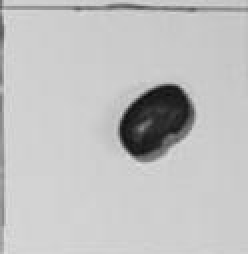
%> input picture Crops/imagem1,L2,C2.jpg, 124 x 127 px (shown 2 times larger)
$ octave erosao_e_dilatacao.m   (GNU Octave 9; MATLAB toolbox functions it lacks are replaced by stand-ins)
%> lines starting %> are read from the running program, lines starting %| are printed output that depends on the picture; in (x1, y1, x2, y2) boxes, pixels count from 0 and x2, y2 are one past the last pixel; in counts of white or black regions, pixels touching at a corner belong together; the program's own positions count from 1
pkg load image;
close all
clear all

imCinza = imread('C:\Users\Erick\Documents\PDI\black-bean-profitability\Crops\imagem1,L2,C2.jpg');
%> imCinza is the input picture: size 127x124 uint8; min 11, max 224, mean 192.7

% Guardando em um vetor o histograma da imagem
v = imhist(imCinza);
%> v = 256 values, max 1840 at index 208, min 0 at index 1, mean 61.52
vHist(1,:) = v(:,1);

% Criando vetores para guardar os picos
vHist1 = vHist;
%> vHist1 has the same summary as v
vHist2 = vHist;
%> vHist2 has the same summary as v

% laço para achar o valor do pico1
for(i=2:size(vHist,2))
    if(vHist1(i) < vHist1(i-1))
        vHist1(i) = vHist1(i-1);
    end
end
%> after the loop, vHist1 = 256 values from 0 to 1840

##figure(1)
##plot(vHist1)

% atribuindo valor do pico1
pico1 = mode(vHist1);
%> pico1 = 44

% laço para achar o valor do pico2
for(i=size(vHist,2)-1:-1:1)
    if(vHist2(i) < vHist2(i+1))
        vHist2(i) = vHist2(i+1);
    end
end
%> after the loop, vHist2 = 256 values, max 1840 at index 1, min 0 at index 226, mean 1512.7

##figure(2)
##plot(vHist2)

% atribuindo valor do pico2
pico2 = mode(vHist2);
%> pico2 = 1840

iPico1 = 0;
iPico2 = 0;

% atribuindo o indice do iPico1
for(i=1:size(vHist,2))
    if(vHist1(i) == pico1)
        iPico1 = i;
        break;
    end
end

% atribuindo o indice do iPico2
for(i = size(vHist,2):-1:1)
    if(vHist1(i) == pico2)
        iPico2 = i;
        break;
    end
end

depre = pico1;
%> depre = 44
iDepre = 0;

% pegando o indice da depressao
for(i=iPico1:iPico2)
    if(vHist(i) < depre)
        iDepre = i;
        depre = vHist(i);
    end
end
%> this loop made 222 passes
%> depre on passes 2, 4, 5, 6, 7, 13, 14, 17, 18, 19, 26, 27: 31, 26, 19, 18, 17, 16, 14, 12, 11, 5, 4, 3
%> after the loop, depre = 0; iDepre = 222

imTeste = imCinza;
imTeste(imCinza(:,:) > iDepre) = 255;
%> imTeste: size 127x124 uint8; 0.01% of pixels changed, all inside (x1, y1, x2, y2) = (69, 82, 70, 83)

##figure(3)
##imshow(imTeste)


#EE(IA) para dilatar
IA = [0 0 0 0 0 0 0;
      0 0 0 0 0 0 0;
      0 0 0 0 0 0 0;
      0 0 0 0 0 0 0;
      0 0 0 0 0 0 0;
      0 0 0 0 0 0 0;
      0 0 0 0 0 0 0];


#EE(ID) para erodir
ID = [1 1 1;
      1 1 1;
      1 1 1];

EE = [1 1 1 1 1;1 1 1 1 1;1 1 1 1 1;1 1 1 1 1;1 1 1 1 1];
EA = [0 0 0 0 0;0 0 0 0 0;0 0 0 0 0;0 0 0 0 0;0 0 0 0 0];

imDecremento = imTeste;
imDecremento(imTeste>126) = 0;
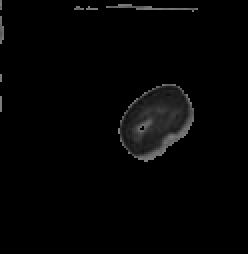
%> imDecremento: size 127x124 uint8 (shown 2 times larger); min 0, max 126, mean 4.2
imDecremento(imTeste<126) = 255;
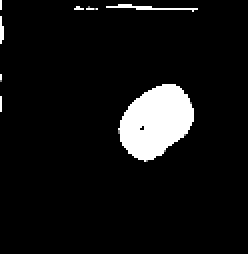
%> imDecremento: size 127x124 uint8 (shown 2 times larger); 7.1% of pixels changed, all inside (x1, y1, x2, y2) = (0, 0, 99, 81)
imDecremento = logical(imDecremento);
%> imDecremento: size 127x124 logical; 7.2% white; 8 white regions (5 under 20 px), largest, box (x1, y1, x2, y2) and area: (59, 42, 97, 81) 1013, (53, 2, 99, 6) 62, (0, 8, 2, 22) 21

imteste = zeros(size(imDecremento, 1)+2, size(imDecremento, 2)+2);

for(i=2:size(imteste,1)-1)
    for(j=2:size(imteste,2)-1)
        imteste(i,j) = imDecremento(i-1,j-1);
    end
end
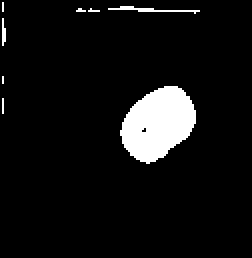
%> imteste: size 129x126 double (shown 2 times larger); values 0 (black) and 1 (white), 6.9% white; 8 white regions (5 under 20 px), largest, box (x1, y1, x2, y2) and area: (60, 43, 98, 82) 1013, (54, 3, 100, 7) 62, (1, 9, 3, 23) 21

final = imteste;

% Erosão para remover ruídos

for (i=2:size(imteste,1)-1)
    for (j=2:size(imteste,2)-1)
        if(imteste(i, j) == 1)
            SomV = [imteste(i-1,j- 1) imteste(i-1,j) imteste(i-1,j+1);...
                    imteste(i , j- 1) imteste(i , j) imteste(i , j+1);...
                    imteste(i+1,j-1) imteste(i+1,j) imteste(i+1,j+1)];
            if(sum(sum(SomV == ID))!= 9)
                final(i, j) = 0;
            end
        end
    end
end
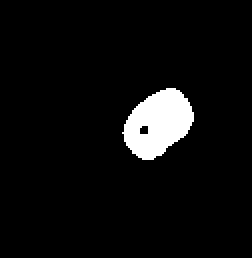
%> final: size 129x126 double (shown 2 times larger); values 0 (black) and 1 (white), 5.2% white; 1 white region, box (x1, y1, x2, y2) and area: (61, 44, 97, 80) 851
%> after the loop, SomV = [1 1 1; 1 1 0; 0 0 0]

figure('name','erodida pela primeira vez')
imshow(final)

# Dilatação para remover buraco do brilho no feijão

final2 = final;

for (i=3:size(final,1)-3)
    for (j=3:size(final,2)-3)
        if(final(i,j)==0)
            if (!( final(i-2,j-2)==EA(1,1) && final(i-2,j-1)==EA(1,2)  && final(i-2,j)==EA(1,3)  && final(i-2,j+1)==EA(1,4) && final(i-2,j+2)==EA(1,5) &&
                final(i-1,j-2)==EA(2,1) && final(i-1,j-1)==EA(2,2)  && final(i-1,j)==EA(2,3)  && final(i-1,j+1)==EA(2,4) && final(i-1,j+2)==EA(2,5) &&
                final(i ,j-2)==EA(3,1) && final(i  ,j-1)==EA(3,2)  && final(i  ,j)==EA(3,3)  && final(i   ,j+1)==EA(3,4) && final(i  ,j+2)==EA(3,5) &&
                final(i+1,j-2)==EA(4,1) && final(i+1,j-1)==EA(4,2)  && final(i+1,j)==EA(4,3)  && final(i+1,j+1)==EA(4,4) && final(i+1,j+2)==EA(4,5) &&
                final(i+2,j-2)==EA(5,1) && final(i+2,j-1)==EA(5,2)  && final(i+2,j)==EA(5,3)  && final(i+2,j+1)==EA(5,4) && final(i+2,j+2)==EA(5,5)))
                final2(i,j)=1;
            end
        end
    end
end
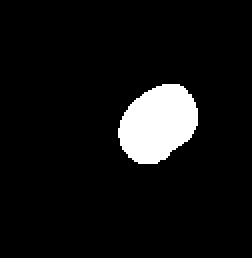
%> final2: size 129x126 double (shown 2 times larger); values 0 (black) and 1 (white), 7.2% white; 1 white region, box (x1, y1, x2, y2) and area: (59, 42, 99, 82) 1170

final3 = final2;
figure('name','imagem dilatada')
imshow(final2)


% Erosão para voltar a forma normal

for (i=3:size(final2,1)-2)
    for (j=3:size(final2,2)-2)
        if(final2(i, j) == 1)
            SomV = [final2(i-2,j-2) final2(i-2,j-1) final2(i-2,j) final2(i-2,j+1) final2(i-2,j+2);...
                    final2(i-1,j-2) final2(i-1,j-1) final2(i-1,j) final2(i-1,j+1) final2(i-1,j+2);...
                    final2(i,j-2) final2(i,j-1) final2(i,j) final2(i,j+1) final2(i,j+2);...
                    final2(i+1,j-1) final2(i+1,j-1) final2(i+1,j) final2(i+1,j+1) final2(i+1,j+2);...
                    final2(i+2,j-2) final2(i+2,j-1) final2(i+2,j) final2(i+2,j+1) final2(i+2,j+2)];
            if(sum(sum(SomV == EE))!= 25)
                final3(i, j) = 0;
            end
        end
    end
end
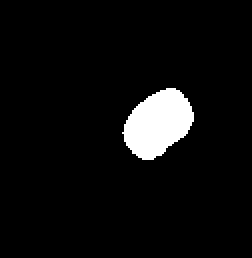
%> final3: size 129x126 double (shown 2 times larger); values 0 (black) and 1 (white), 5.3% white; 1 white region, box (x1, y1, x2, y2) and area: (61, 44, 97, 80) 866
%> after the loop, SomV = [1 1 1 1 1; 1 1 1 1 0; 1 1 1 0 0; 0 0 0 0 0; 0 0 0 0 0]

final3 = logical(final3);
final4 = uint8(zeros(size(imCinza,1),size(imCinza,2)));

for(i=2:size(final3,1)-1)
    for(j=2:size(final3,2)-1)
        final4(i-1,j-1) = final3(i,j);
    end
end
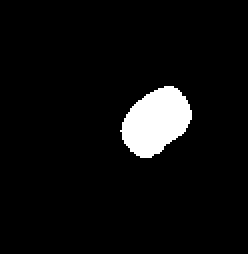
%> final4: size 127x124 uint8 (shown 2 times larger); values 0 (black) and 1 (white), 5.5% white; 1 white region, box (x1, y1, x2, y2) and area: (60, 43, 96, 79) 866

imCinza .*= final4;


figure('name','imagem final')
imshow(imCinza)
